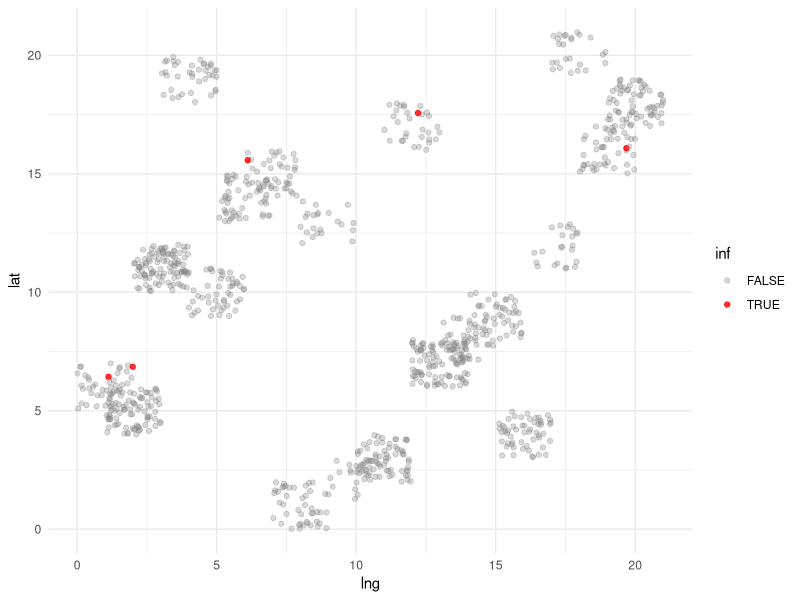
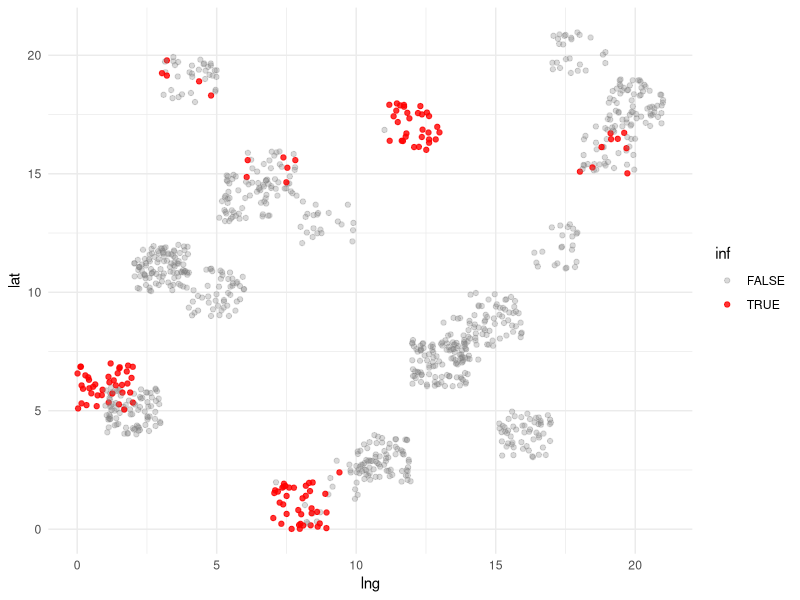
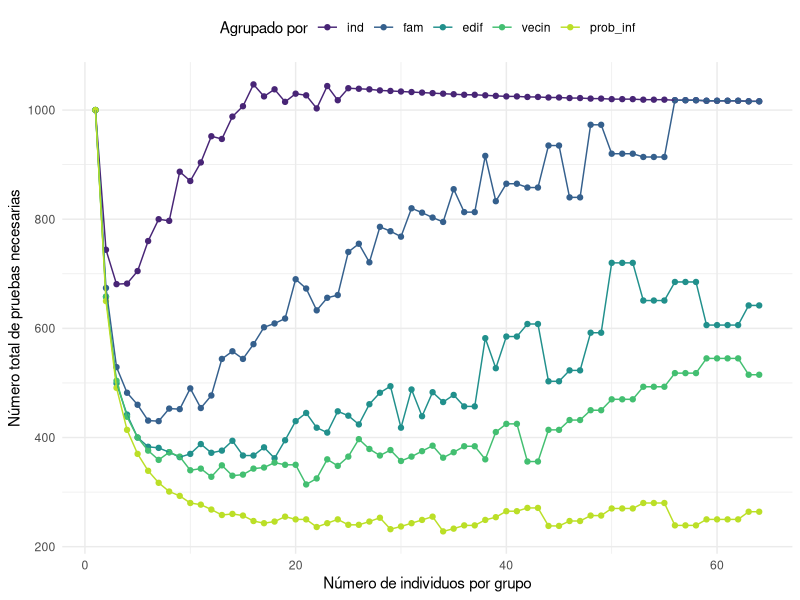

Generate these figures, in order, with R: (Note: a time limit stopped this script after it produced the figures.)
## ---- chunk 1

knitr::opts_chunk$set(echo = TRUE)
library(tidyverse)

## ---- chunk 2

createInfPFun<- function(modelCoefFact = 0.5,
                         modelCoef=list(fam = log(2),
                                        buil = log(1.5), 
                                        neib = log(1.25),
                                        p0 = log(2))){
      
      InfProb <- function(fam, buil, nei, p0){
            mapply(
                  FUN = function(famX,builX,neiX, p0X){
                        
                        l<- modelCoefFact*(famX * modelCoef$fam + 
                                   builX * modelCoef$buil + 
                                   neiX * modelCoef$neib + 
                                   p0X * modelCoef$p0 )
                        
                        
                        p<- 1/(1+exp(-l))
                        
                  },
                  fam,buil,nei,p0
            )
            
      }
      
      return(InfProb)
      
}

## ---- chunk 3

createSus <- function(N = 10000, pI = 0.005){
      
      nIni<- max(round(N*pI),1)
      nSus <- N
      inf <- sample(1:nSus, nIni)
      nFam <- ceiling(nSus/5)
      nBuil <- ceiling(nFam/2)
      nNei <- ceiling(nFam/10)
      
      nei <- tibble(nei = 1:nNei,
                    lng = sample(1:nNei,nNei), 
                    lat = sample(1:nNei,nNei))
      
      buil <- tibble(buil = 1:nBuil,
                     nei = sample(1:nNei, size = nBuil , replace = T))%>%
            left_join(nei,by = "nei")
      
      fam <- tibble(fam = 1:nFam,
                    buil = sample(1:nBuil, size = nFam , replace = T))%>%
            left_join(buil, by ="buil")
      
      sus <- tibble(sus = 1:nSus,
                    fam = sample(1:nFam, size = nSus, replace = T),
                    inf = sus %in% inf)%>%
            left_join(fam, by ="fam")%>%
            group_by(fam)%>%
            mutate(infFam = sum(inf))%>%
            ungroup()%>%
            group_by(buil)%>%
            mutate(infBuil =  sum(inf))%>%
            ungroup()%>%
            group_by(nei)%>%
            mutate(infNei =  sum(inf))%>%
            ungroup()%>%
            mutate(infP = InfProb (infFam,infBuil,infNei,nIni/nSus)) 
            
      return(sus)
}

## ---- chunk 4

set.seed(5)

#Se crea la función de probabilidad en el ambiente
InfProb<-createInfPFun()

#Se crea la población inicial y se calcula para cada individuo pj
sus<-createSus(N = 1000, pI = 0.005)

#La tabla de la primera iteración podría verse así
knitr::kable(head(sus, 5)) 

## ---- chunk 5

set.seed(0)
sus%>%
    ggplot()+
    geom_jitter(aes(lng,lat,col = inf, alpha= inf), width = 1, height = 1,)+
    scale_color_manual(values= c("grey50","red"))+
    scale_alpha_manual(values =c(0.3,0.80))+
    theme_minimal()

## ---- chunk 6

nextIter<-function(sus, threshold, p0){
   
      sus<-sus%>%
            mutate(infP = InfProb (infFam,infBuil,infNei,p0),
                   inf = inf | (infP > (threshold+rnorm(n =length(sus),
                                                        mean = 0,
                                                        sd = 0.10))),
            ) %>%
            group_by(fam)%>%
            mutate(infFam = sum(inf))%>%
            ungroup()%>%
            group_by(buil)%>%
            mutate(infBuil =  sum(inf))%>%
            ungroup()%>%
            group_by(nei)%>%
            mutate(infNei =  sum(inf))%>%
            ungroup()
      
      return(sus)
      
}

## ---- chunk 7
p0<- sum(sus$inf) / nrow(sus)
print(p0)
for(i in 1:4){
   sus<- nextIter(sus, threshold = 0.8, p0 = p0)
   p0<- sum(sus$inf) / nrow(sus)
   print(paste0("p0 = ",p0))
}


## ---- chunk 8

set.seed(0)
sus%>%
    ggplot()+
    geom_jitter(aes(lng,lat,col = inf, alpha= inf), width = 1, height = 1,)+
    scale_color_manual(values= c("grey50","red"))+
    scale_alpha_manual(values =c(0.3,0.80))+
    theme_minimal()

## ---- chunk 9

TGroup<- function(data, 
                  groupSize = 64, 
                  arrangeVar = "sus"
                  ){
      
      
      nGroups<-ceiling(dim(data)[1]/groupSize)
      
      group<-rep_len(1:nGroups,length.out = length(data$inf)) %>% sort()
      
      nDesc<-
            data %>%
            arrange_(arrangeVar)%>%
            mutate(group = group)%>%
            group_by(group) %>%
            mutate(negTest = sum(inf) == 0) %>%
            ungroup() %>%
            summarise(nDesc = sum(negTest)) %>%
            unlist()
      
      tibble(arrangeVar = arrangeVar,
             groupSize = groupSize,
             totalSus = length(data$inf),
             nDesc = nDesc,
             nGroups = nGroups,
             totalTest = ifelse(groupSize == 1, 
                                nrow(data), 
                                nrow(data) - nDesc + nGroups ))
}

## ---- chunk 10
groupTest<-lapply(1:64,
       FUN = function(gSize){
          bind_rows(
             TGroup(sus, groupSize = gSize),
             TGroup(sus, groupSize = gSize,arrangeVar = "fam"),
             TGroup(sus, groupSize = gSize,arrangeVar = "buil"),
             TGroup(sus, groupSize = gSize, arrangeVar ="nei"),
             TGroup(sus, groupSize = gSize, arrangeVar = "infP")
          )
       })%>%
   bind_rows()
## ---- chunk 11

groupTest%>%
   mutate(arrangeVar = factor(arrangeVar,
                              levels = c("sus","fam", "buil","nei", "infP"),
                              labels = c("ind","fam", "edif","vecin","prob_inf"),
                              ))%>%
   ggplot()+
   geom_point(aes(groupSize, totalTest,col = arrangeVar))+
   geom_line(aes(groupSize, totalTest,col = arrangeVar))+
   theme_minimal()+
   scale_color_viridis_d(begin = 0.1,end=0.9, name = "Agrupado por")+
   theme(legend.position = "top")+
   xlab("Número de individuos por grupo")+
   ylab("Número total de pruebas necesarias")
   
## ---- chunk 12

nSim<- 100

pI <- sample( c(0.001, 0.005,0.01), nSim, replace = T)
threshold <- runif(nSim,0.7,0.8)
n<- round(runif(nSim,500,3000))

simData<-
   mapply(
      FUN = function(pIX,thresholdX,nX){
         # thresholdX<-threshold
         # nX<-n
         # pIX<-pI
         #Se crea la función de probabilidad de contagio
         InfProb<-createInfPFun()

         #Se crea la población inicial
         sus<-createSus(N = nX, pI = pIX)

         #Se determina el p0 de la población en la iteración i
         p0 <- sum(sus$inf)/nrow(sus)[1]
         
         i<- 1

         #Se crea la función para iterar en la poblacion
         maxIter<-200

         tGroupTest <- NULL

         while( p0 < 0.95 & i <= maxIter ){

            tGroupTest<-
               bind_rows(tGroupTest,
                         lapply(1:64,FUN = function(gSize){
                            bind_rows(
                               TGroup(sus, groupSize = gSize),
                               TGroup(sus, groupSize = gSize,arrangeVar = "fam"),
                               TGroup(sus, groupSize = gSize,arrangeVar = "buil"),
                               TGroup(sus, groupSize = gSize, arrangeVar ="nei"),
                               TGroup(sus, groupSize = gSize, arrangeVar = "infP")
                            )
                         })%>%
                            bind_rows()%>%
                            group_by(arrangeVar)%>%
                            mutate(opt = rank(totalTest,ties.method = "first"))%>%
                            ungroup()%>%
                            filter(opt == 1)%>%
                            mutate(opt ="num",
                                   i=i,
                                   p0 = p0)
               )
            
            p02<-sum(sus$inf) / nrow(sus)
            while(p0  == p02 & i <= maxIter){
               sus <- nextIter(sus,threshold = thresholdX, p0 = p0)
               p02<-sum(sus$inf) / nrow(sus)
               i<-i+1
            }
            
            p0 <- sum(sus$inf) / nrow(sus)

            if(i == maxIter){
               print("Stopped withoud converging to p0 = 1, reached iterations limit")
            }
         }

         tGroupTest%>%
            mutate(pI = pIX,
                   threshold = thresholdX,
                   n = nX)

      }, pI, threshold, n, SIMPLIFY = F
   ) %>%
   bind_rows()

simData%>%write.csv("simData.csv", row.names = F)

## ---- chunk 13

simData%>%
   mutate(arrangeVar = factor(arrangeVar,
                              levels = c("sus","fam", "buil","nei", "infP"),
                              labels = c("ind","fam", "edif","vecin","prob_inf"),
                              ),
          totalTestR=totalTest/totalSus)%>%
   filter(totalTestR < 0.95) %>%
   ggplot()+
   geom_point(aes(p0, totalTestR,col = arrangeVar), 
              alpha = 0.5,
              shape = 19,
              size = 1)+
   geom_smooth(aes(p0, totalTestR,col = arrangeVar),
               method = "loess",
               se = F,
               formula = "y ~ x")+
   theme_minimal()+
   theme(legend.position = "top")+
   scale_color_viridis_d(begin = 0.1,end=0.9, name = "Agrupado por")+
   xlab("Porcentaje infectado de la población  (%)")+
   ylab("Porcentaje necesario de pruebas  (%)")

   
## ---- chunk 14
tibble(confirmados=c(22,69,201,375,502,626,681,719,755, 815),
       descartados=c(118,855,1684,3843,5533,6511,7784,8688,9209,11764),
       fecha =c("2020 03 11",
                "2020 03 18",
                "2020 03 25",
                "2020 04 01",
                "2020 04 08",
                "2020 04 15",
                "2020 04 22",
                "2020 04 30",
                "2020 05 05",
                "2020 05 13") %>% lubridate::ymd())%>%
   mutate(p0 = confirmados/(confirmados +descartados))%>%
   pivot_longer(cols= c(confirmados, descartados, p0),
                names_to = "var",
                values_to = "val")%>%
   ggplot()+
   geom_line(aes(fecha,val, col = var))+
   scale_color_viridis_d(begin = 0.1,end=0.9, name = "Variable")+
   xlab("Fecha")+
   facet_grid(var~., scales = "free")+
   theme_minimal()+
   theme(legend.position = "none",
         axis.title.y = element_blank())
